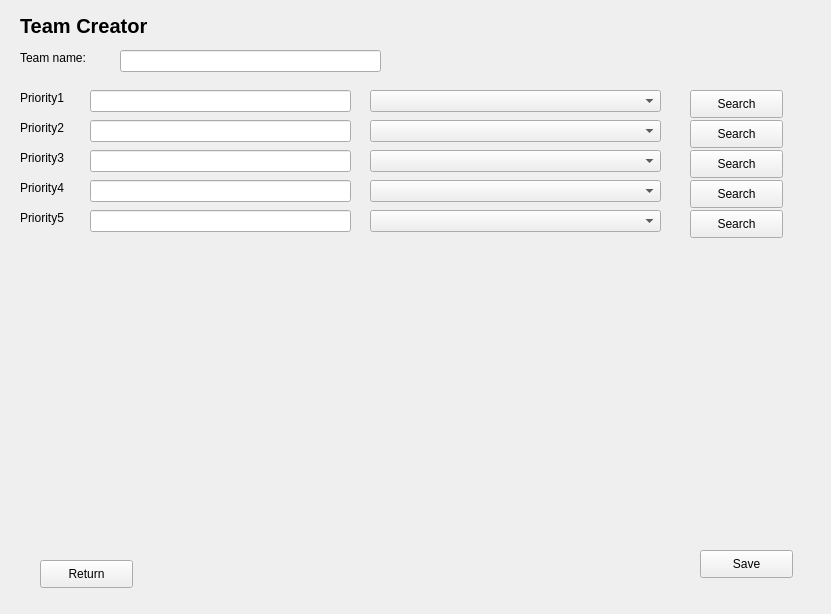
<?xml version="1.0" encoding="UTF-8"?>
<ui version="4.0">
 <class>Form</class>
 <widget class="QWidget" name="Form">
  <property name="geometry">
   <rect>
    <x>0</x>
    <y>0</y>
    <width>831</width>
    <height>614</height>
   </rect>
  </property>
  <property name="windowTitle">
   <string>Form</string>
  </property>
  <widget class="QLabel" name="Title">
   <property name="geometry">
    <rect>
     <x>20</x>
     <y>10</y>
     <width>171</width>
     <height>31</height>
    </rect>
   </property>
   <property name="styleSheet">
    <string notr="true">font: bold 20px;</string>
   </property>
   <property name="text">
    <string>Team Creator</string>
   </property>
  </widget>
  <widget class="QLabel" name="TeamNameLabel">
   <property name="geometry">
    <rect>
     <x>20</x>
     <y>50</y>
     <width>81</width>
     <height>16</height>
    </rect>
   </property>
   <property name="text">
    <string>Team name:</string>
   </property>
  </widget>
  <widget class="QLineEdit" name="TeamEntry">
   <property name="geometry">
    <rect>
     <x>120</x>
     <y>50</y>
     <width>261</width>
     <height>22</height>
    </rect>
   </property>
   <property name="text">
    <string/>
   </property>
  </widget>
  <widget class="QLabel" name="P1Label">
   <property name="geometry">
    <rect>
     <x>20</x>
     <y>90</y>
     <width>55</width>
     <height>16</height>
    </rect>
   </property>
   <property name="text">
    <string>Priority1</string>
   </property>
  </widget>
  <widget class="QLabel" name="P2Label">
   <property name="geometry">
    <rect>
     <x>20</x>
     <y>120</y>
     <width>55</width>
     <height>16</height>
    </rect>
   </property>
   <property name="text">
    <string>Priority2</string>
   </property>
  </widget>
  <widget class="QLabel" name="P3Label">
   <property name="geometry">
    <rect>
     <x>20</x>
     <y>150</y>
     <width>55</width>
     <height>16</height>
    </rect>
   </property>
   <property name="text">
    <string>Priority3</string>
   </property>
  </widget>
  <widget class="QLabel" name="P4Label">
   <property name="geometry">
    <rect>
     <x>20</x>
     <y>180</y>
     <width>55</width>
     <height>16</height>
    </rect>
   </property>
   <property name="text">
    <string>Priority4</string>
   </property>
  </widget>
  <widget class="QLabel" name="P5Label">
   <property name="geometry">
    <rect>
     <x>20</x>
     <y>210</y>
     <width>55</width>
     <height>16</height>
    </rect>
   </property>
   <property name="text">
    <string>Priority5</string>
   </property>
  </widget>
  <widget class="QLineEdit" name="P1Entry">
   <property name="geometry">
    <rect>
     <x>90</x>
     <y>90</y>
     <width>261</width>
     <height>22</height>
    </rect>
   </property>
   <property name="text">
    <string/>
   </property>
  </widget>
  <widget class="QLineEdit" name="P2Entry">
   <property name="geometry">
    <rect>
     <x>90</x>
     <y>120</y>
     <width>261</width>
     <height>22</height>
    </rect>
   </property>
   <property name="text">
    <string/>
   </property>
  </widget>
  <widget class="QLineEdit" name="P3Entry">
   <property name="geometry">
    <rect>
     <x>90</x>
     <y>150</y>
     <width>261</width>
     <height>22</height>
    </rect>
   </property>
   <property name="text">
    <string/>
   </property>
  </widget>
  <widget class="QLineEdit" name="P4Entry">
   <property name="geometry">
    <rect>
     <x>90</x>
     <y>180</y>
     <width>261</width>
     <height>22</height>
    </rect>
   </property>
   <property name="text">
    <string/>
   </property>
  </widget>
  <widget class="QLineEdit" name="P5Entry">
   <property name="geometry">
    <rect>
     <x>90</x>
     <y>210</y>
     <width>261</width>
     <height>22</height>
    </rect>
   </property>
   <property name="text">
    <string/>
   </property>
  </widget>
  <widget class="QComboBox" name="Sugg1">
   <property name="geometry">
    <rect>
     <x>370</x>
     <y>90</y>
     <width>291</width>
     <height>22</height>
    </rect>
   </property>
  </widget>
  <widget class="QComboBox" name="Sugg2">
   <property name="geometry">
    <rect>
     <x>370</x>
     <y>120</y>
     <width>291</width>
     <height>22</height>
    </rect>
   </property>
  </widget>
  <widget class="QComboBox" name="Sugg3">
   <property name="geometry">
    <rect>
     <x>370</x>
     <y>150</y>
     <width>291</width>
     <height>22</height>
    </rect>
   </property>
  </widget>
  <widget class="QComboBox" name="Sugg4">
   <property name="geometry">
    <rect>
     <x>370</x>
     <y>180</y>
     <width>291</width>
     <height>22</height>
    </rect>
   </property>
  </widget>
  <widget class="QComboBox" name="Sugg5">
   <property name="geometry">
    <rect>
     <x>370</x>
     <y>210</y>
     <width>291</width>
     <height>22</height>
    </rect>
   </property>
  </widget>
  <widget class="QPushButton" name="SaveButton">
   <property name="geometry">
    <rect>
     <x>700</x>
     <y>550</y>
     <width>93</width>
     <height>28</height>
    </rect>
   </property>
   <property name="text">
    <string>Save</string>
   </property>
  </widget>
  <widget class="QPushButton" name="ReturnButton">
   <property name="geometry">
    <rect>
     <x>40</x>
     <y>560</y>
     <width>93</width>
     <height>28</height>
    </rect>
   </property>
   <property name="text">
    <string>Return</string>
   </property>
  </widget>
  <widget class="QPushButton" name="Search1">
   <property name="geometry">
    <rect>
     <x>690</x>
     <y>90</y>
     <width>93</width>
     <height>28</height>
    </rect>
   </property>
   <property name="text">
    <string>Search</string>
   </property>
  </widget>
  <widget class="QPushButton" name="Search2">
   <property name="geometry">
    <rect>
     <x>690</x>
     <y>120</y>
     <width>93</width>
     <height>28</height>
    </rect>
   </property>
   <property name="text">
    <string>Search</string>
   </property>
  </widget>
  <widget class="QPushButton" name="Search3">
   <property name="geometry">
    <rect>
     <x>690</x>
     <y>150</y>
     <width>93</width>
     <height>28</height>
    </rect>
   </property>
   <property name="text">
    <string>Search</string>
   </property>
  </widget>
  <widget class="QPushButton" name="Search4">
   <property name="geometry">
    <rect>
     <x>690</x>
     <y>180</y>
     <width>93</width>
     <height>28</height>
    </rect>
   </property>
   <property name="text">
    <string>Search</string>
   </property>
  </widget>
  <widget class="QPushButton" name="Search5">
   <property name="geometry">
    <rect>
     <x>690</x>
     <y>210</y>
     <width>93</width>
     <height>28</height>
    </rect>
   </property>
   <property name="text">
    <string>Search</string>
   </property>
  </widget>
 </widget>
 <resources/>
 <connections/>
</ui>
